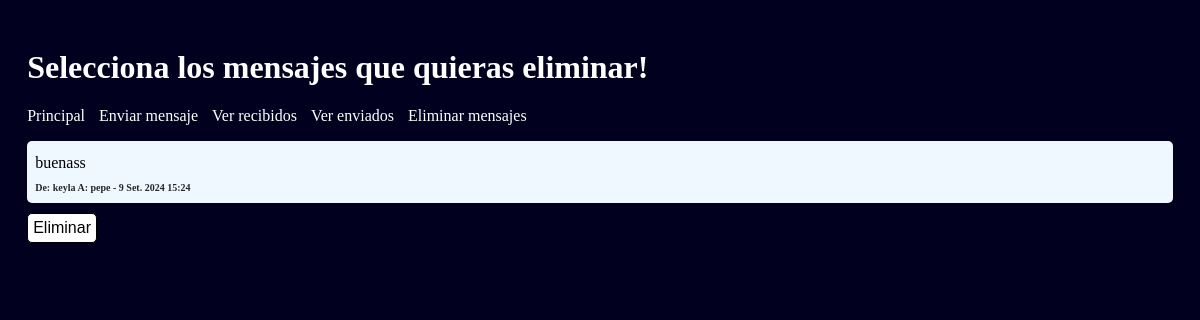
The page /seleccionarmensajes on the database as committed earlier.
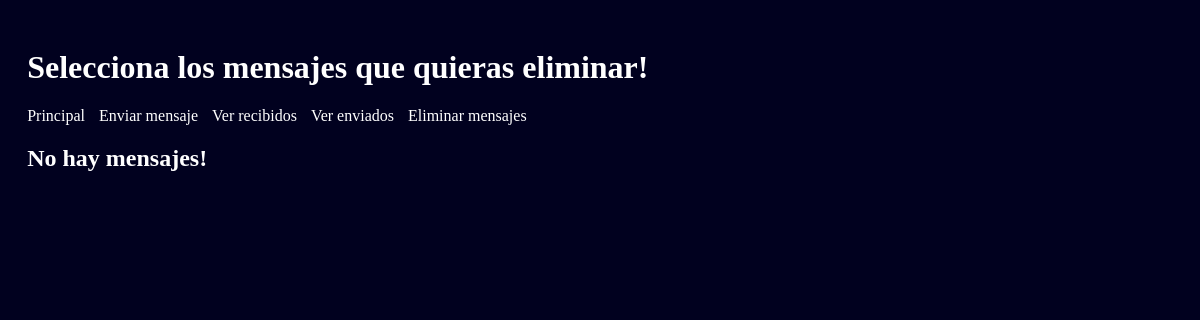
The same page on the database as committed later.
### mensajes/models.py (models this page shows, shortened)
class Mensaje(models.Model):
    texto = models.TextField(default='hola')
    remitente = models.CharField(max_length=25, default='keyla')
    destinatario = models.CharField(max_length=25, default='keyla')
    fecha_y_hora = models.DateTimeField(auto_now_add=True)

### mensajes/views.py (the view)
# urls.py: path('seleccionarmensajes', views.MensajeListView.as_view(), name='seleccionarMsjs'),
class MensajeListView(ListView):
    model = Mensaje
    template_name = 'eliminarMsjs.html'
    context_object_name = 'mensajes'

### mensajes/templates/eliminarMsjs.html (shortened to what this page needs)
{%extends "base.html"%}
{%block header%}Selecciona los mensajes que quieras eliminar&excl;{%endblock%}
{%block content%}
    {%include 'listaMensajes.html'%}
    {%if mensajes%}
        <form action="{%url 'eliminarMsjs'%}">
            <input class="submit" type="submit" value="Eliminar">
        </form>
    {%endif%}
{%endblock%}

### mensajes/templates/listaMensajes.html (shortened to what this page needs)
<!DOCTYPE html>
<html lang="es">
    <head>
    </head>
    <body>
        {%if mensajes%}
            {%for mensaje in mensajes%}
                <div class="selectable" data-id="{{mensaje.id}}">
                    <p>{{mensaje.texto}}</p>
                    <span>De: {{mensaje.remitente}} A: {{mensaje.destinatario}} - {{mensaje.fecha_y_hora}}</span>
                </div>
            {%endfor%}
        {%else%}
            <h2>No hay mensajes&excl;</h2>
        {%endif%}
    </body>
</html>

Rows that differ between the two databases and show on the page:
removed Mensaje: texto "buenass", remitente "keyla", destinatario "pepe", fecha_y_hora "9 Set. 2024 15:24"
Other text that changed with them:
form field value: "Eliminar" → (not shown)
text now shown: "No hay mensajes!"
